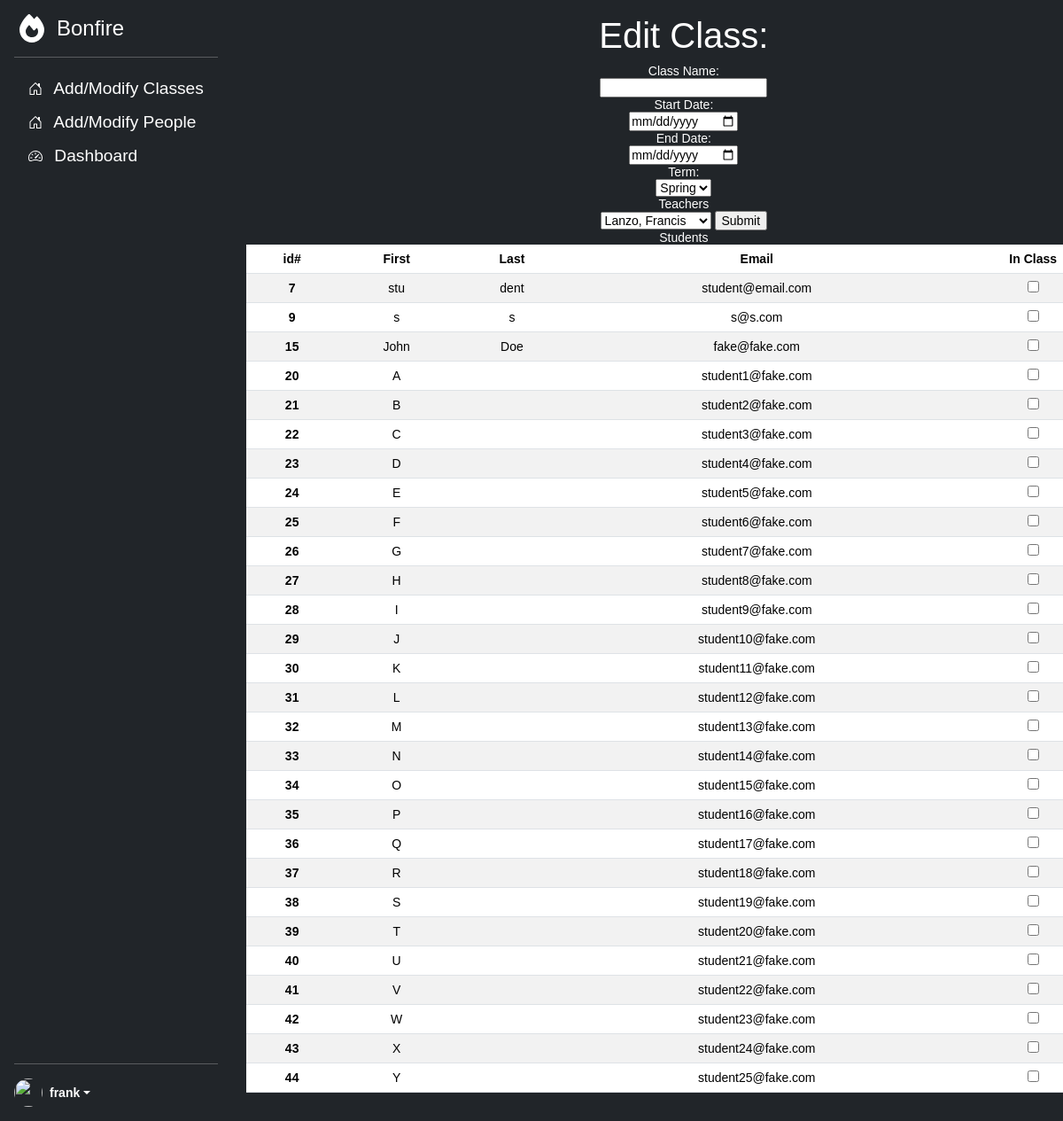
The app's page /editClass.php (signed in), older data.
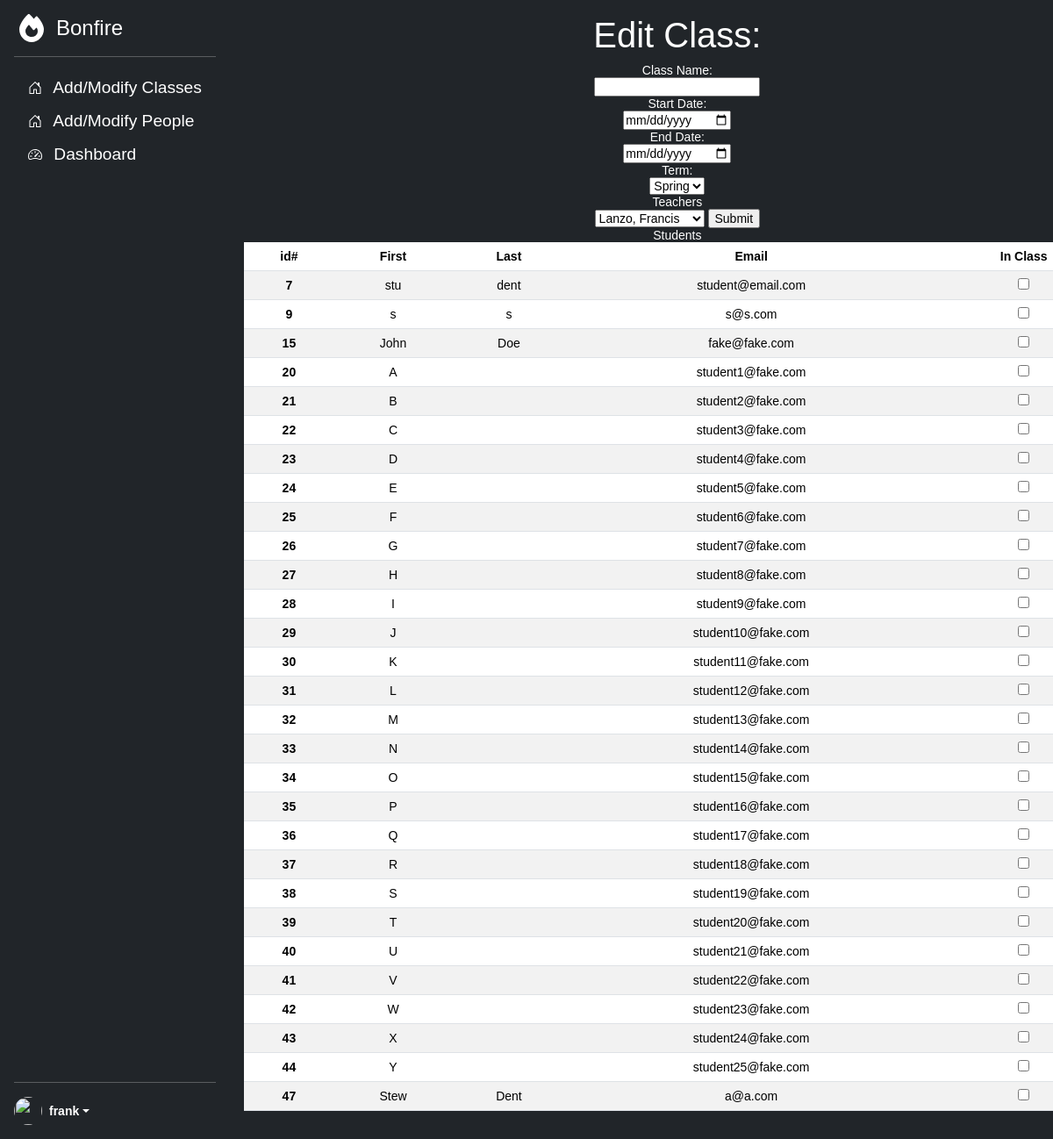
The same page, newer data.
### tables this page shows
CREATE TABLE `users` (
  `id` int NOT NULL AUTO_INCREMENT,
  `first_name` varchar(255) DEFAULT NULL,
  `email` varchar(255) DEFAULT NULL,
  `password` varchar(255) DEFAULT NULL,
  `role` enum('student','teacher','admin') DEFAULT 'student',
  `sec1` varchar(255) DEFAULT NULL,
  `sec2` varchar(255) DEFAULT NULL,
  `last_name` varchar(255) DEFAULT NULL,
  PRIMARY KEY (`id`)
);

### editClass.php (the view, shortened to what the changed rows need)
<?php
$pdo = getDBConnection();
$sql3 = "SELECT * FROM users WHERE role = 'student'";
if($stmt3 = $pdo->prepare($sql3)) {
    if ($stmt3->execute()) {
        $rows = $stmt3->fetchAll();
    }
}
?>
<!DOCTYPE html>
<html lang="en">
<head>
    <link href="https://cdn.jsdelivr.net/npm/bootstrap@5.3.3/dist/css/bootstrap.min.css" rel="stylesheet">
    <link rel="stylesheet" href="resources/stylesheets/style.css">
</head>
<body>
<main class="d-flex flex-nowrap">
    <div id="primary-window" class="d-flex overflow-y-scroll flex-column flex-shrink-0 p-3 text-bg-dark ">
        <h1>Edit Class:</h1>
        <form action="processor/editClassProcessor.php" method="post">
            <label for="cname">Class Name:</label><br>
            <input type="text" id="cname" name="cname" value="<?= $class_name?>"><br>
            <label for="sdate">Start Date:</label><br>
            <input type="date" name="sdate" id="sdate" value ="<?= $start_date?>"><br>
            <label for="edate">End Date:</label><br>
            <input type="date" name="edate" id="edate" value ="<?= $end_date?>"><br>
            <label for="term">Term: </label><br>
            <br>
            <label for="teacher">Teachers</label><br>
            <input type="submit" value="Submit"><br>
            <label for="student">Students</label><br>
            <table class="table table-striped table-hover">
                <thead>
                <tr>
                    <th scope="col">id#</th>
                    <th scope="col">First</th>
                    <th scope="col">Last</th>
                    <th scope="col">Email</th>
                    <th scope="col">In Class</th>
                </tr>
                </thead>
                <tbody>
                <?php
                foreach($rows as $row)
                {
                    $id = $row["id"];
                    ?>
                    <tr>
                        <th scope="row"><?= $id?></th>
                        <td><?= $row["first_name"] ?></td>
                        <td><?= $row["last_name"] ?></td>
                        <td><?= $row["email"] ?></td>
                        <td><input name = "students[]" value = "<?= $id?>" type ="checkbox"></td>
                    </tr>
                    <?php
                }
                ?>
                </tbody>
            </table>
        </form>
    </div>
</main>
<script src="https://cdn.jsdelivr.net/npm/bootstrap@5.3.3/dist/js/bootstrap.bundle.min.js"></script></body>
</html>

Row changes from the older to the newer data that the page shows:
added users: id "47", first_name "Stew", last_name "Dent", email "a@a.com"
